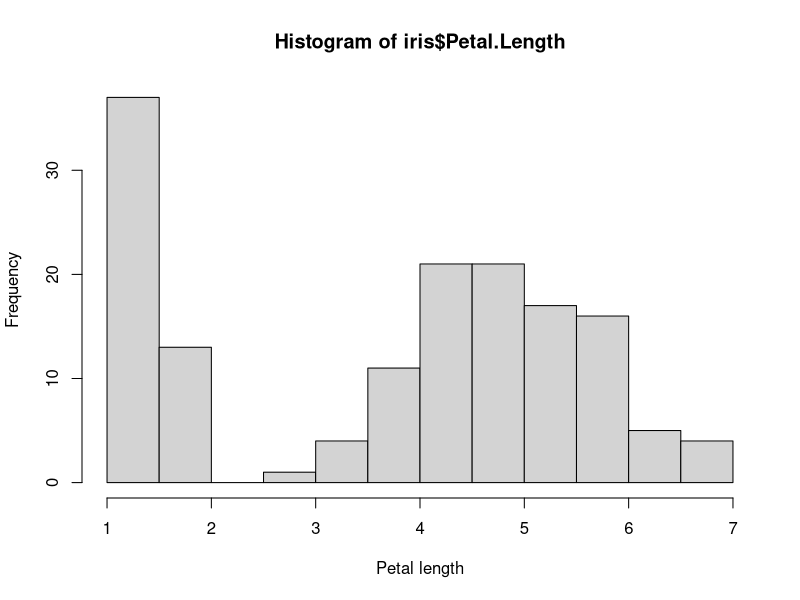
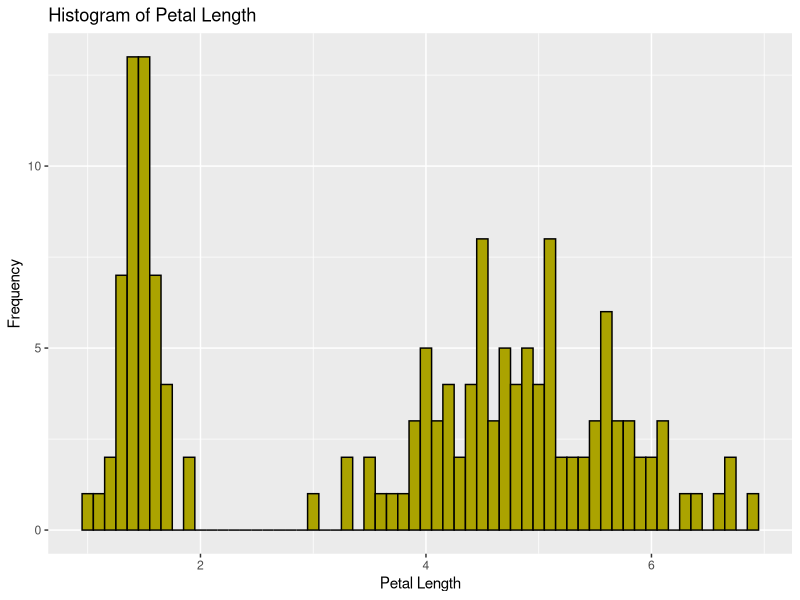

Here is the R script that generated these plots, in order:
data("iris")
library(ggplot2)
mean(iris$Petal.Length)
petal_length_mean <- mean(iris$Petal.Length) 
hist(iris$Petal.Length,  xlab = 'Petal length', ylab = 'Frequency'  )

install.packages('ggplot2')
library(ggplot2)
                 
ggplot(iris, aes(x = Petal.Length)) + 
  geom_histogram(binwidth = 0.1, fill = '#aba300', color = "black") + 
  labs(title = "Histogram of Petal Length", x = "Petal Length", y = "Frequency")
                
summary(iris$Petal.Length) 